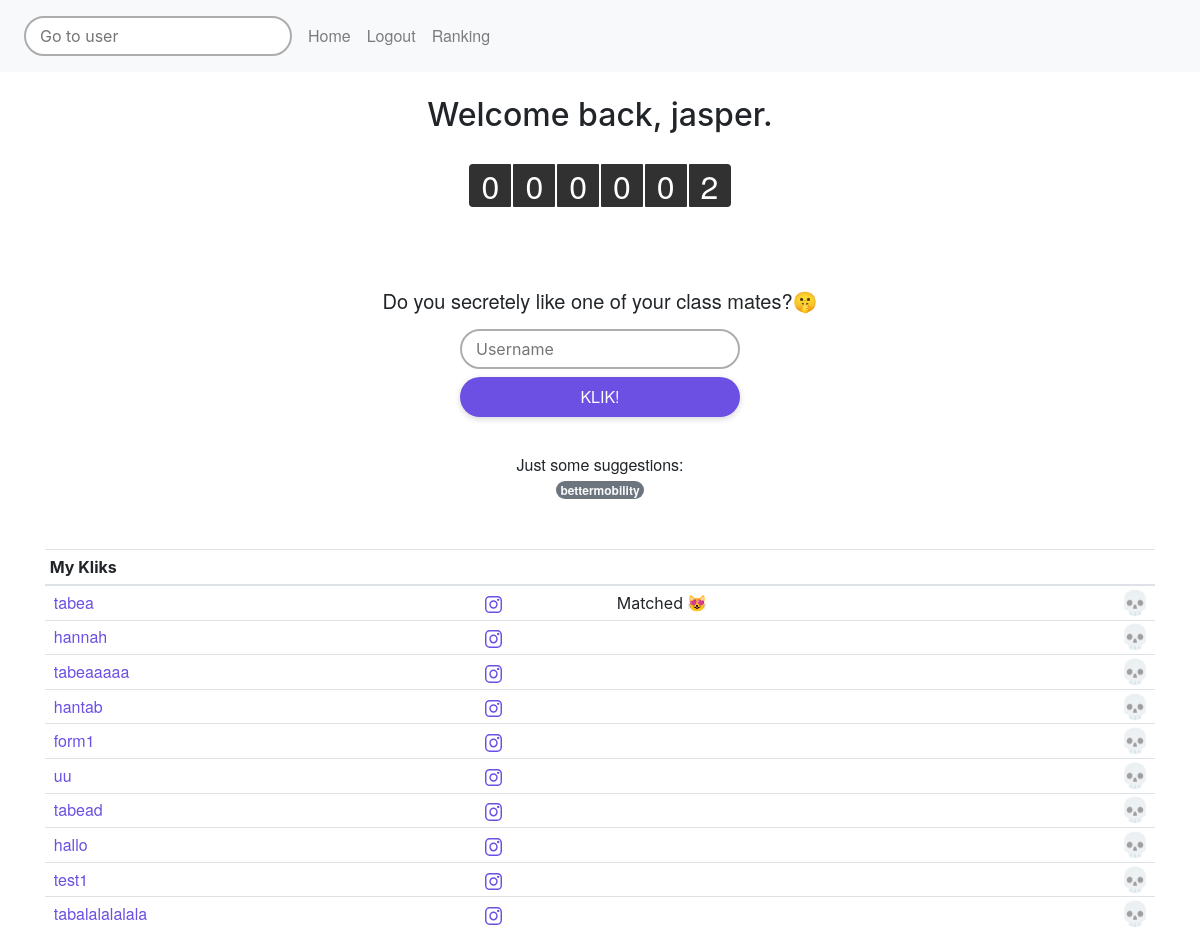
Page / (signed in) on the earlier database version.
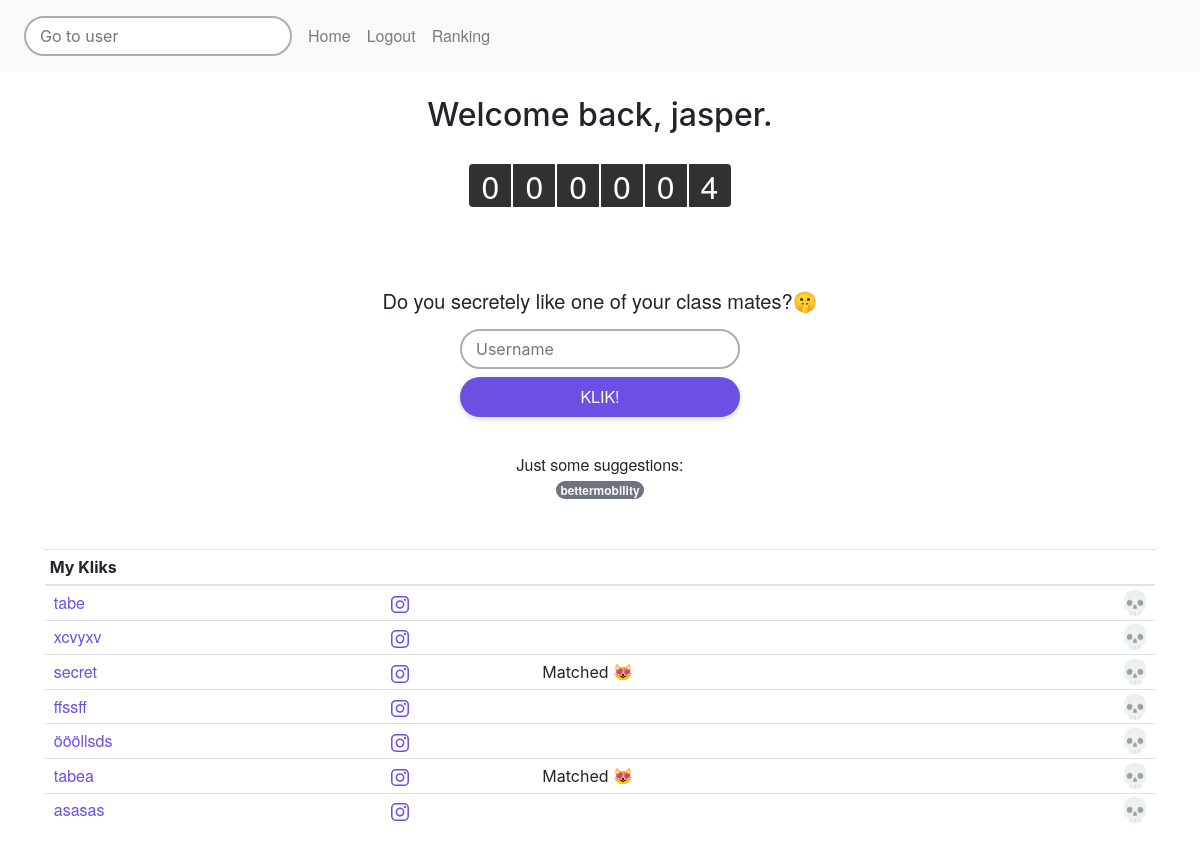
Same page on the later database version.
### website/models.py (models this page shows, shortened)
class Users(db.Model, UserMixin):
    id = db.Column(db.Integer, primary_key=True)
    temppass = db.Column(db.String(150))
    username = db.Column(db.String(150), unique=True)
    creation_date = db.Column(db.DateTime(timezone=True), default=func.now())
    clicks = db.relationship('Clicks')
    messages = db.relationship('Messages')
    member = db.relationship('Memberships')

class Clicks(db.Model):
    id = db.Column(db.Integer, primary_key=True)
    sender = db.Column(db.String(150), db.ForeignKey('users.username'))
    receiver = db.Column(db.String(150))
    creation_date = db.Column(db.DateTime(timezone=True), default=func.now())
    confirmed = db.Column(db.Boolean)

### website/views.py (the view, shortened to what this page needs)
@views.route('/', methods=['GET', 'POST'])
@login_required
def home():
    people = []
    rere = []
    known_people = []
    people_count = []
    matches, sLi = find_matches(current_user)
    received = Clicks.query.filter_by(receiver=current_user.username).all()
    for r in received:
        rere.append(r.sender)
    rows = len(received)
    print(received)
    sent = Clicks.query.filter_by(sender=current_user.username).all()
    random_people = Clicks.query.filter(and_(Clicks.receiver != current_user.username, Clicks.confirmed != 0)).filter(Clicks.sender.notin_(rere)).all()
    print("randoms:")
    print(random_people)
    comm_prob = randrange(100)
    print(comm_prob)
    if comm_prob < 25:
        chosen = randrange(len(received))
        received = received[chosen:chosen+1] #select one random person from the received list
        received = received + random_people #add it to a list of unknown, random people
    else:
        received = random_people
    for r in received:
        people.append(r.sender)
    for s in sent:
        known_people.append(s.receiver)
    for kp in known_people:
        print("LINE 50")
        count = Clicks.query.filter_by(receiver=kp).count()
        people_count.append(str(count))
    people = list(set(people) - set(known_people))
    people = set(people)  # take distinct names
    if current_user.username in people:
        people.remove(current_user.username)
    new_rows = click_counter(rows)
    return render_template("home.html", user=current_user, rows=new_rows, matches=matches, people=people, count=people_count)

### website/__init__.py (called while the page is built)
def create_app():
    app = Flask(__name__)
    app.config['SECRET_KEY'] = 'hjshjhdjah kjshkjdhjs'
    app.config['LOGIN_URL_EXPIRES_IN'] = 60 * 5  # expiration time of the login url in seconds
    app.config['LOGIN_URL'] = '/x/login-with-token'
    app.config['LOGIN_JWT_ALGORITHM'] = "HS256"
    app.config['SQLALCHEMY_DATABASE_URI'] = f'sqlite:///{DB_NAME}'
    app.config["SQLALCHEMY_TRACK_MODIFICATIONS"] = False
    db.init_app(app)
    from .views import views
    from .auth import auth
    app.register_blueprint(views, url_prefix='/')
    app.register_blueprint(auth, url_prefix='/')
    from .models import Users, Clicks, Messages, Memberships
    create_database(app)
    login_manager = LoginManager()
    login_manager.login_view = 'auth.login'
    login_manager.init_app(app)
    @login_manager.user_loader
    def load_user(id):
        return Users.query.get(int(id))
    return app

### website/methods.py (called while the page is built)
def find_matches(user):
    received = Clicks.query.filter_by(receiver=user.username).all()
    sent = Clicks.query.filter_by(sender=user.username).all()
    matches = []
    li = []
    sLi = []
    for r in received:
        username = r.sender
        user = Users.query.filter_by(username=username).first()
        li.append(user.username)
    for s in sent:
        sLi.append(s.receiver)
        if s.receiver in li:
            matches.append(s.receiver)
            print("Matched with " + str(s.receiver))
    return matches, sLi

### website/views.py (called while the page is built)
def click_counter(rows):
    if rows < 10:
        new_rows = "00000" + str(rows)
    elif 10 <= rows < 100:
        new_rows = "0000" + str(rows)
    elif 100 < rows < 1000:
        new_rows = "000" + str(rows)
    elif 1000 < rows < 10000:
        new_rows = "00" + str(rows)
    elif 10000 < rows < 100000:
        new_rows = "0" + str(rows)
    else:
        new_rows = str(rows)
    return new_rows

### website/templates/home.html (shortened to what this page needs)
{% extends "base.html" %} {% block title %}Home{% endblock %} {% block content
%}
    <br />
<h2 align="center">Welcome back, {{ user.username }}.</h2>
     <br />
    <div align="center"><div class="click-counter" align="center"><div class="cc-number">{{ rows }}</div><img src="static/counter.svg" alt="click counter" class="cc-bg"></div>
    <br />
    <h4 align="center">Do you secretely like one of your class mates?🤫</h4>
    <form method="POST" spellcheck="false">
  <input type="text" class="inp input-primary" name="click" id="click" placeholder="Username" aria-label="Username" aria-describedby="basic-addon1">
</div>
  <div align="center">
    <button type="submit" class="btn button-primary">KLIK!</button>
  </div>
<div align="center">
    <br/>
    <a>Just some suggestions: </a>
    <br/>
    {% for p in people %}
        <a class="badge rounded-pill bg-secondary text-light" href="https://www.wwu.de/{{ p }}">{{ p }}</a>
    {% endfor %}
</div>
<br/>
    <br/>
     <table class="table table-sm">
  <thead>
    <tr>
        <th scope="col">My Kliks</th>
        <th scope="col"></th>
      <th scope="col"></th>
      <th scope="col"></th>
    </tr>
  </thead>
  <tbody>
  {% for click in user.clicks %}
    <tr>
        <td><a href="http://127.0.0.1:5000/{{ click.receiver }}" class="link-primary">{{ click.receiver }}</a></td>
      <td><a href="https://www.instagram.com/{{ click.receiver }}" class="link-primary"><img src="static/insta.svg" alt="insta"></a></td>
      <td>{% if click.receiver in matches %} Matched 😻 {% endif %}</td>
      <td><button type="button" class="close" onClick="deleteNote({{ click.id }})">
      <span aria-hidden="true", >💀</span>
    </button></td>
    </tr>
  {% endfor %}
  </tbody>
</table>
{% endblock %}

### website/templates/base.html (shortened to what this page needs)
<!DOCTYPE html>
<html>
  <head>
    <link
      rel="stylesheet"
      href="https://stackpath.bootstrapcdn.com/bootstrap/4.4.1/css/bootstrap.min.css"
    />
    <link
      rel="stylesheet"
      href="https://stackpath.bootstrapcdn.com/font-awesome/4.7.0/css/font-awesome.min.css"
    />
    <link rel="stylesheet" type="text/css" href="{{  url_for("static", filename="css/base.css")}}" />
  </head>
  <body>
    <nav class="navbar navbar-expand-lg navbar-light bg-light">
    <form spellcheck="false" action="/search-user" method="POST" class="d-flex">
      <input class="inp input-nav" type="search" name="search" id="search" placeholder="Go to user" aria-label="Search">
    </form>
      <div class="collapse navbar-collapse" id="navbar">
        <div class="navbar-nav">
          {% if user.is_authenticated %}
          <a class="nav-item nav-link" id="home" href="/">Home</a>
          <a class="nav-item nav-link" id="logout" href="/logout">Logout</a>
          {% else %}
          <a class="nav-item nav-link" id="login" href="/x/enter">Login</a>
              <a class="nav-item nav-link" id="login" href="/x/login">Password-less Login</a>
          <a class="nav-item nav-link" id="signUp" href="/sign-up">Sign Up</a>
              <a class="nav-item nav-link" id="login" href="/x/sign-up">Password-less Sign Up</a>
          {% endif %}
            <a class="nav-item nav-link" id="welcome" href="/x/x/welcome">Ranking</a>
        </div>
      </div>
    </nav>
    <div class="container">{% block content %} {% endblock %}</div>
  </body>
</html>

### website/static/css/base.css (style rules this page uses)
.cc-number { color: var(--white); font-family: 'HelveticaNeue-Medium', Helvetica Neue; font-size: 32px; font-style: normal; font-weight: 200; letter-spacing: 26px; position: relative; top: 45px; z-index: 1; left: 13px; }
.click-counter { position: relative; bottom:50px; }
.cc-bg { position: relative; }
h4 { font-family: 'HelveticaNeue-Regular', Helvetica Neue; font-size: 20px; margin:8px; }
a { font-family: 'HelveticaNeue-Medium', Helvetica Neue; font-size: 16px; padding:4px; }
.link-primary { color: #6C4FE3; font-family: 'HelveticaNeue-Medium', Helvetica Neue; font-size: 16px; }
.btn.button-primary { height: 40px; min-width: 280px; background-color: #6C4FE3; color: white; font-family: 'HelveticaNeue-Medium', Helvetica Neue; font-size: 16px; border-radius: 22px; box-shadow: 0px 2px 6px rgba(0,0,0,0.16); margin-bottom: 12px; }
.inp.input-primary { height: 40px; width: 280px; border-radius: 22px; border:2px solid #ADADAD; padding-left: 14px; margin: 8px; }
.inp.input-nav { height: 40px; width: auto; border-radius: 22px; border:2px solid #ADADAD; padding-left: 14px; margin: 8px; }
.container { height: 100%; }
:root { --black: rgba(0,0,0,1.0); --dove-gray: rgba(112,112,112,1.0); --mountain-mist: rgba(149,149,149,1.0); --purple-heart: rgba(108,79,227,1.0); --silver: rgba(193,193,193,1.0); --silver-chalice: rgba(173,173,173,1.0); --white: rgba(255,255,255,1.0); }

Differences in the rows shown:
removed Clicks: receiver "hannah"
removed Clicks: receiver "tabeaaaaa"
removed Clicks: receiver "hantab"
removed Clicks: receiver "form1"
removed Clicks: receiver "uu"
removed Clicks: receiver "tabead"
removed Clicks: receiver "hallo"
removed Clicks: receiver "test1"
removed Clicks: receiver "tabalalalalala"
added Clicks: receiver "tabe"
added Clicks: receiver "xcvyxv"
added Clicks: receiver "secret", shows "Matched 😻"
added Clicks: receiver "ffssff"
added Clicks: receiver "öööllsds"
added Clicks: receiver "asasas"
Other differences:
{{ rows }}: "000002" → "000004"
